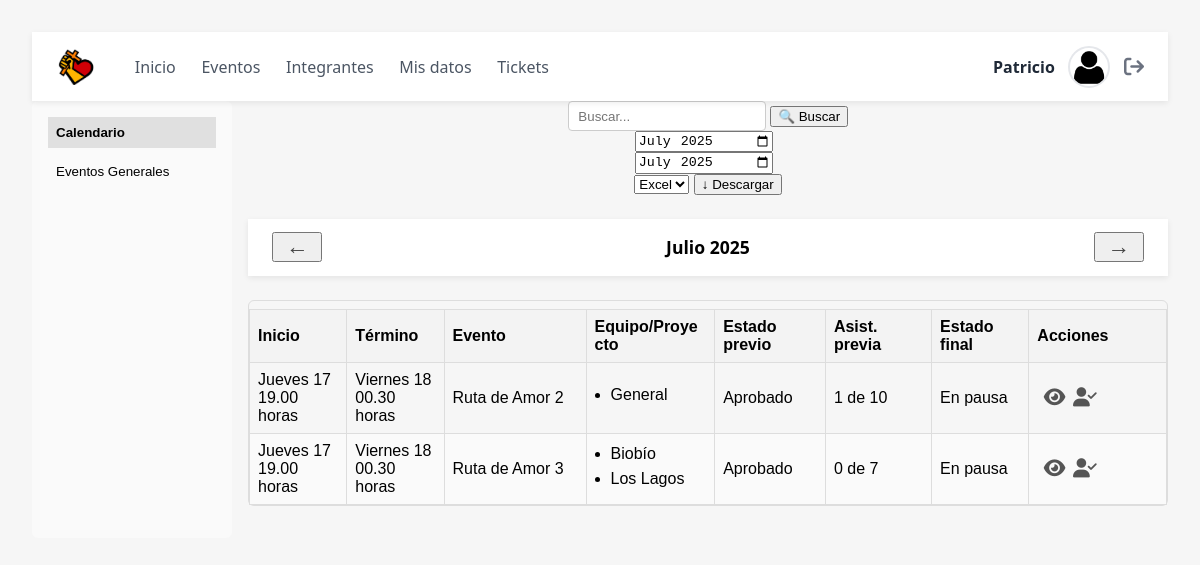
Before: /eventos.php (signed in) with the older database file.
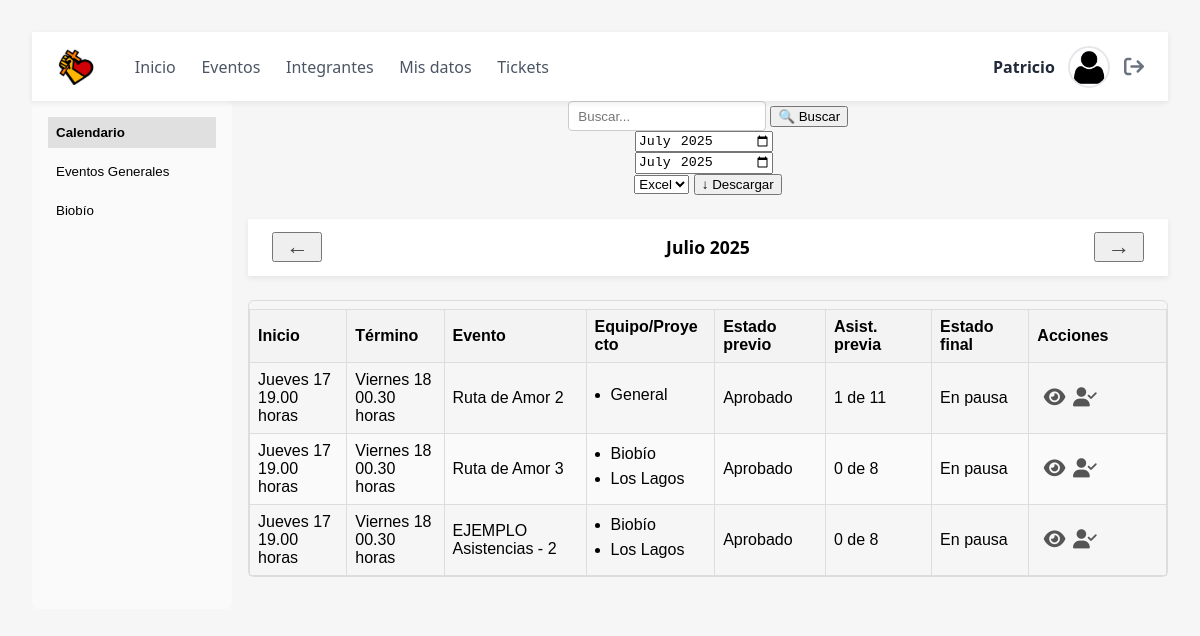
After: the same page with the newer database file.
### tables this page shows
CREATE TABLE `usuarios` (
  `id_usuario` int(11) NOT NULL,
  `nombres` varchar(60) NOT NULL,
  `apellido_paterno` varchar(30) NOT NULL,
  `apellido_materno` varchar(30) DEFAULT NULL,
  `foto_perfil` varchar(255) DEFAULT NULL,
  `fecha_nacimiento` date DEFAULT NULL,
  `rut_dni` varchar(13) NOT NULL,
  `id_pais` int(11) NOT NULL,
  `id_region_estado` int(11) DEFAULT NULL,
  `id_ciudad_comuna` int(11) DEFAULT NULL,
  `direccion` varchar(255) DEFAULT NULL,
  `iglesia_ministerio` varchar(255) DEFAULT NULL,
  `profesion_oficio_estudio` varchar(255) DEFAULT NULL,
  `password` varchar(255) DEFAULT NULL,
  `fecha_registro` date NOT NULL,
  `ultima_actualizacion` timestamp NULL DEFAULT NULL
);

CREATE TABLE `eventos` (
  `id_evento` int(11) NOT NULL,
  `nombre_evento` varchar(100) NOT NULL,
  `lugar` varchar(100) DEFAULT NULL,
  `descripcion` text DEFAULT NULL,
  `observacion` text DEFAULT NULL,
  `id_estado_previo` int(11) DEFAULT NULL,
  `id_estado_final` int(11) DEFAULT NULL,
  `id_tipo` int(11) DEFAULT NULL,
  `encargado` int(11) DEFAULT NULL,
  `es_general` tinyint(1) DEFAULT 0,
  `boleteria_activa` tinyint(1) DEFAULT NULL COMMENT '1 = boletería habilitada; 0/NULL = deshabilitada',
  `fecha_hora_inicio` timestamp NULL DEFAULT NULL,
  `fecha_hora_termino` timestamp NULL DEFAULT NULL
);

CREATE TABLE `estados_previos_eventos` (
  `id_estado_previo` int(11) NOT NULL,
  `nombre_estado_previo` varchar(20) NOT NULL
);

CREATE TABLE `estados_finales_eventos` (
  `id_estado_final` int(11) NOT NULL,
  `nombre_estado_final` varchar(20) NOT NULL
);

### eventos.php (the view, shortened to what the rows shown need)
<?php
require 'conexion.php';
$id_usuario = $_SESSION['id_usuario'];
$stmtLiderNacional = $pdo->prepare(
  'SELECT 1 FROM integrantes_equipos_proyectos
   WHERE id_usuario = ? AND id_equipo_proyecto = 1 LIMIT 1'
);
$stmtLiderNacional->execute([$id_usuario]);
$isLiderNacional = (bool)$stmtLiderNacional->fetchColumn();
$leadStmt = $pdo->prepare("
  SELECT DISTINCT id_equipo_proyecto
    FROM integrantes_equipos_proyectos
   WHERE id_usuario = :uid
     AND id_rol IN (4,6)
");
$leadStmt->execute(['uid'=>$id_usuario]);
$myLeadTeams = $leadStmt->fetchAll(PDO::FETCH_COLUMN);
$mesParam = $_POST['mes']     ?? date('Y-m');
list($year, $month) = explode('-', $mesParam);
$meses = [
  '01'=>'Enero','02'=>'Febrero','03'=>'Marzo','04'=>'Abril',
  '05'=>'Mayo','06'=>'Junio','07'=>'Julio','08'=>'Agosto',
  '09'=>'Septiembre','10'=>'Octubre','11'=>'Noviembre','12'=>'Diciembre'
];
$dias = ['0'=>'Domingo','1'=>'Lunes','2'=>'Martes','3'=>'Miércoles',
         '4'=>'Jueves','5'=>'Viernes','6'=>'Sábado'];
$where  = [];
$params = [];
$where[]          = "YEAR(e.fecha_hora_inicio) = :year";
$where[]          = "MONTH(e.fecha_hora_inicio) = :month";
$params['year']   = $year;
$params['month']  = $month;
if (!$isLiderNacional) {
    if (!empty($myLeadTeams)) {
        $teamList = implode(',', array_map('intval',$myLeadTeams));
        $where[] = "(
          e.id_estado_previo = 1
          OR (
              e.id_estado_previo IN (2,3)
            AND e.es_general = 0
            AND e.id_evento IN (
                SELECT id_evento
                  FROM equipos_proyectos_eventos
                  WHERE id_equipo_proyecto IN ($teamList)
            )
          )
        )";
    } else {
        $where[] = "e.id_estado_previo = 1";
    }
}
$stmtEv = $pdo->prepare($sql);
$stmtEv->execute($params);
$rows = $stmtEv->fetchAll(PDO::FETCH_ASSOC);
?>
<!DOCTYPE html>
<html lang="es">
<head>
  <link rel="stylesheet" href="styles/main.css">
  <link rel="stylesheet" href="https://cdnjs.cloudflare.com/ajax/libs/font-awesome/6.4.0/css/all.min.css">
</head>
<body>
  <?php require_once 'navegador.php'; ?>
  <main>
    <div class="container" style="display:grid; grid-template-columns:200px 1fr; gap:1rem">
    <div>
      <section>
        <?php if (empty($rows)): ?>
          <p>No hay eventos en <?= $meses[$month] ?> <?= $year ?>.</p>
        <?php else: ?>
          <div class="table-responsive">
            <table>
              <thead>
                <tr>
                  <th>Inicio</th><th>Término</th><th>Evento</th>
                  <th>Equipo/Proyecto</th><th>Estado previo</th>
                  <th>Asist. previa</th><th>Estado final</th><th>Acciones</th>
                </tr>
              </thead>
              <tbody>
                <?php foreach($rows as $e):
                  $si = strtotime($e['fecha_hora_inicio']);
                  $st = strtotime($e['fecha_hora_termino']);
                ?>
                <tr>
                  <td>
                    <?= $dias[date('w',$si)] . ' ' . date('d',$si) ?><br>
                    <?= date('H.i',$si) . ' horas' ?>
                  </td>
                  <td>
                    <?= $dias[date('w',$st)] . ' ' . date('d',$st) ?><br>
                    <?= date('H.i',$st) . ' horas' ?>
                  </td>
                  <td><?= htmlspecialchars($e['nombre_evento']) ?></td>
                  <td>
                    <?php
                      $raw   = $e['equipos'] ?: 'General';
                      $teams = array_filter(array_map('trim', explode(',', $raw)));
                    ?>
                    <ul class="equipos-list">
                      <?php foreach ($teams as $team): ?>
                        <li><?= htmlspecialchars($team) ?></li>
                      <?php endforeach; ?>
                    </ul>
                  </td>
                  <td><?= htmlspecialchars($e['nombre_estado_previo']) ?></td>
                  <td>
                    <?= (int)$e['cnt_presente'] ?> de <?= (int)$e['total_integrantes'] ?>
                  </td>
                  <td><?= htmlspecialchars($e['nombre_estado_final']) ?></td>
                  <td class="actions" style="white-space:nowrap">
                    <button
                      title="Ver detalles"
                      class="action-btn detail-btn"
                      data-fi="<?= $dias[date('w',$si)].' '.date('d',$si).' | '.date('H.i',$si).' horas' ?>"
                      data-ft="<?= $dias[date('w',$st)].' '.date('d',$st).' | '.date('H.i',$st).' horas' ?>"
                      data-nombre="<?= htmlspecialchars($e['nombre_evento']) ?>"
                      data-lugar="<?= htmlspecialchars($e['lugar'] ?? '') ?>"
                      data-encargado="<?= htmlspecialchars($e['encargado_nombre_completo'] ?? '') ?>"
                      data-descripcion="<?= htmlspecialchars($e['descripcion'] ?? '') ?>"
                      data-equipos="<?= htmlspecialchars($e['equipos'] ?: 'General') ?>"
                      data-previo="<?= htmlspecialchars($e['nombre_estado_previo'] ?? '') ?>"
                      data-tipo="<?= htmlspecialchars($e['nombre_tipo'] ?? '') ?>"
                      data-asist="<?= (int)$e['cnt_presente'].' de '.(int)$e['total_integrantes'] ?>"
                      data-observacion="<?=
                          htmlspecialchars($e['observacion'] ?? '', ENT_QUOTES)
                      ?>"
                      data-can-see-observacion="<?= $e['show_observacion'] ? '1' : '0' ?>"
                      data-final="<?= htmlspecialchars($e['nombre_estado_final'] ?? '') ?>"
                    >
                      <i class="fas fa-eye"></i>
                    </button>
                    <button
                      title="Asistencia"
                      class="action-btn assist-btn"
                      data-id="<?= $e['id_evento'] ?>"
                      data-start="<?= $e['fecha_hora_inicio'] ?>"
                    >
                      <i class="fas fa-user-check"></i>
                    </button>
                  </td>
                </tr>
                <?php endforeach; ?>
              </tbody>
            </table>
          </div>
        <?php endif; ?>
      </section>
    </div>
    </div>
  </main>
</body>
</html>

### navegador.php (shortened to what the rows shown need)
<?php
$uid = (int)$_SESSION['id_usuario'];
$stmt = $pdo->prepare("
    SELECT nombres, foto_perfil
      FROM usuarios
     WHERE id_usuario = :id
     LIMIT 1");
$stmt->execute([':id' => $uid]);
$user = $stmt->fetch(PDO::FETCH_ASSOC) ?: ['nombres'=>'','foto_perfil'=>''];
$fotoNav = trim((string)($user['foto_perfil'] ?? '')) ?: 'uploads/fotos/default.png';
?>
<link rel="stylesheet"
      href="https://cdnjs.cloudflare.com/ajax/libs/font-awesome/6.5.0/css/all.min.css">
<nav>
  <div class="perfil">
    <span id="nombre-usuario"><?= htmlspecialchars($user['nombres']) ?></span>
    <img id="foto-perfil-nav"
         src="<?= htmlspecialchars($fotoNav) ?>"
         alt="Foto de <?= htmlspecialchars($user['nombres']) ?>">
    <a href="#" id="logout" title="Cerrar sesión">
      <i class="fa-solid fa-arrow-right-from-bracket"></i>
    </a>
  </div>
</nav>

Changed rows visible on the page:
changed eventos "Ruta de Amor 2": total_integrantes "10" → "11"
changed eventos "Ruta de Amor 3": total_integrantes "7" → "8"
added eventos: fecha_hora_inicio "Jueves", fecha_hora_inicio "17", fecha_hora_inicio "19.00", fecha_hora_termino "Viernes", fecha_hora_termino "18", fecha_hora_termino "00.30", nombre_evento "EJEMPLO Asistencias - 2", team "Biobío", team "Los Lagos", id_estado_previo.nombre_estado_previo "Aprobado", cnt_presente "0", total_integrantes "8", id_estado_final.nombre_estado_final "En pausa"
Other visible differences:
new list line: "Biobío"
